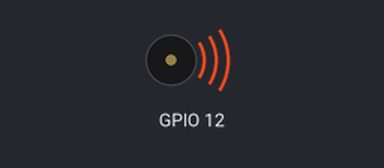
This sketch was run on a simulated ESP32. Parts: buzzer (waves = sounding). What the sketch prints to the serial monitor is not drawn.

Above: at 0.1 s.
Timing chart, 0 to 40.0 s (numbered marks = the images above):
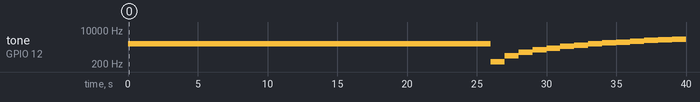

The sketch:

buzzer.ino
```cpp
int freq = 2000;
int channel = 0;
int resolution = 8;

void setup()
{

    Serial.begin(115200);
    ledcSetup(channel, freq, resolution);
    ledcAttachPin(12, channel);
}

void loop()
{

    ledcWriteTone(channel, 2000);

    for (int dutyCycle = 0; dutyCycle <= 255; dutyCycle = dutyCycle + 10)
    {

        Serial.println(dutyCycle);

        ledcWrite(channel, dutyCycle);
        delay(1000);
    }

    ledcWrite(channel, 125);

    for (int freq = 255; freq < 10000; freq = freq + 250)
    {

        Serial.println(freq);

        ledcWriteTone(channel, freq);
        delay(1000);
    }
}
```

Measured:
- by itself, tone on GPIO 12: plays 2000 Hz for 26.0 s, 255 Hz for 1.0 s, 505 Hz for 1.0 s, 755 Hz for 1.0 s, 1005 Hz for 1.0 s, 1255 Hz for 1.0 s … (15 notes in this stretch)
